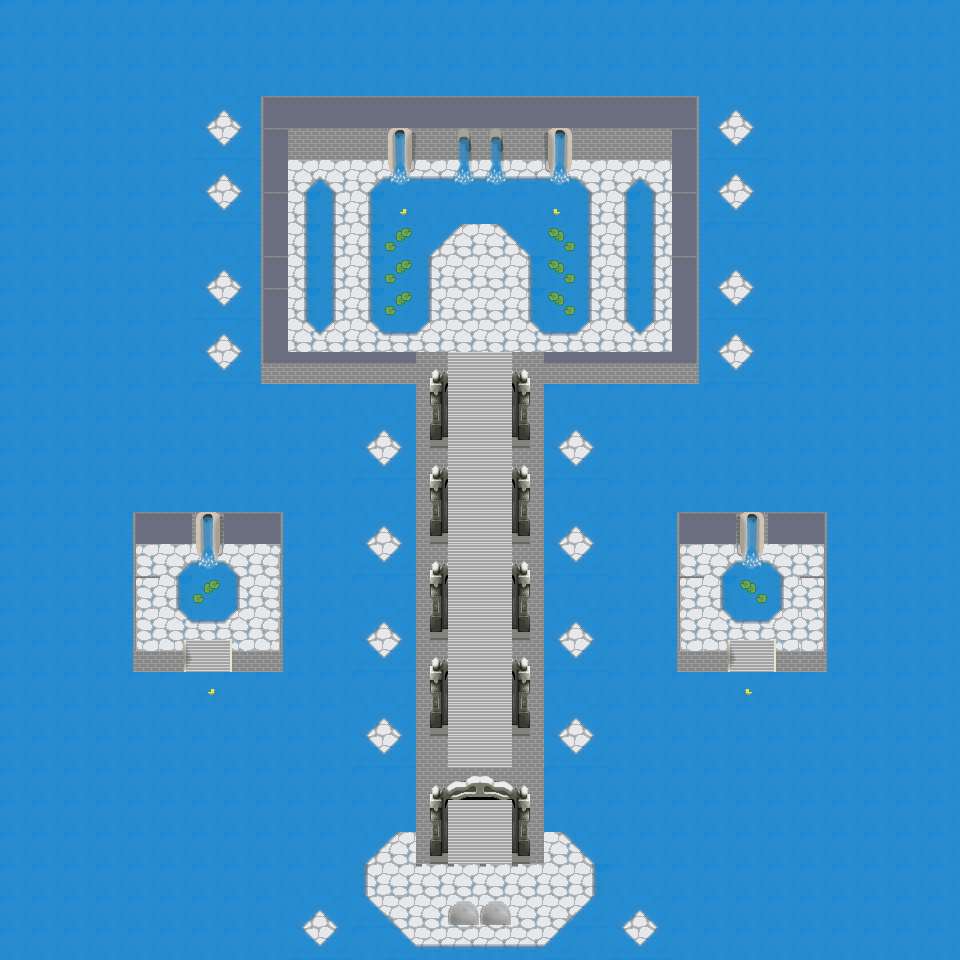

This game map was drawn from its Tiled (.tmx) file and the tilesets committed beside it. A one-line description and the trimmed map source follow:
An orthogonal 30x30 tile map with 32x32 px tiles, 3 tile layers (Calque 1, Calque 2, Calque 3), 1 hidden layer not drawn, 3 tilesets and 2 objects (boss, changement).

<map version="1.2" tiledversion="1.3.2" orientation="orthogonal" renderorder="right-down" compressionlevel="0" width="30" height="30" tilewidth="32" tileheight="32" infinite="0" nextlayerid="6" nextobjectid="3">
 <tileset firstgid="1" name="WaterSet" tilewidth="32" tileheight="32" tilecount="95" columns="19">
  <image source="WaterSet.png" width="608" height="160" />
 </tileset>
 <tileset firstgid="96" source="logicSolid.tsx" />
 <tileset firstgid="121" source="Paysage.tsx" />
 <layer id="1" name="Calque 1" width="30" height="30">
  <data>[900 cells, 900 non-empty, 1 distinct tile ids]</data>
 </layer>
 <layer id="2" name="Calque 2" width="30" height="30">
  <data>[900 cells, 386 non-empty, 51 distinct tile ids]</data>
 </layer>
 <layer id="5" name="Calque 3" width="30" height="30">
  <data>[900 cells, 2 non-empty, 1 distinct tile ids]</data>
 </layer>
 <layer id="4" name="Logic" width="30" height="30" visible="0">
  <data>[900 cells, 188 non-empty, 9 distinct tile ids]</data>
 </layer>
 <objectgroup id="3" name="Transition" width="30" height="30">
  <object id="1" name="Cagnazzo" type="boss" x="444" y="251" width="68" height="67">
   <properties>
    <property name="ID" type="int" value="2" />
   </properties>
  </object>
  <object id="2" name="Dj2_RDC_s2" type="changement" x="444" y="894" width="69" height="39">
   <properties>
    <property name="detmap" value="Dj2_RDC_s2" />
    <property name="detx" type="int" value="480" />
    <property name="dety" type="int" value="375" />
   </properties>
  </object>
 </objectgroup>
</map>
